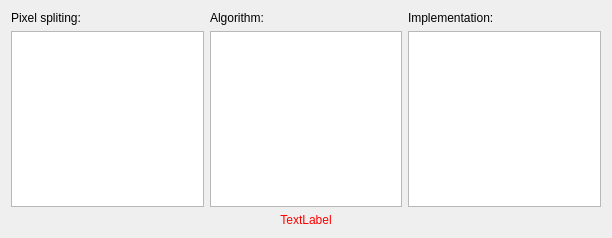
<?xml version="1.0" encoding="UTF-8"?>
<ui version="4.0">
 <class>Form</class>
 <widget class="QWidget" name="Form">
  <property name="geometry">
   <rect>
    <x>0</x>
    <y>0</y>
    <width>612</width>
    <height>238</height>
   </rect>
  </property>
  <property name="windowTitle">
   <string>Form</string>
  </property>
  <layout class="QGridLayout" name="gridLayout">
   <item row="0" column="1">
    <widget class="QLabel" name="label">
     <property name="text">
      <string>Algorithm:</string>
     </property>
    </widget>
   </item>
   <item row="1" column="1">
    <widget class="QListView" name="_algoView">
     <property name="alternatingRowColors">
      <bool>true</bool>
     </property>
    </widget>
   </item>
   <item row="1" column="2">
    <widget class="QListView" name="_implView">
     <property name="alternatingRowColors">
      <bool>true</bool>
     </property>
    </widget>
   </item>
   <item row="0" column="2">
    <widget class="QLabel" name="label_2">
     <property name="text">
      <string>Implementation:</string>
     </property>
    </widget>
   </item>
   <item row="0" column="0">
    <widget class="QLabel" name="label_3">
     <property name="text">
      <string>Pixel spliting:</string>
     </property>
    </widget>
   </item>
   <item row="1" column="0">
    <widget class="QListView" name="_splitView">
     <property name="alternatingRowColors">
      <bool>true</bool>
     </property>
    </widget>
   </item>
   <item row="2" column="0" colspan="3">
    <widget class="QLabel" name="_error">
     <property name="styleSheet">
      <string notr="true">.QLabel { color: red; }</string>
     </property>
     <property name="text">
      <string>TextLabel</string>
     </property>
     <property name="alignment">
      <set>Qt::AlignCenter</set>
     </property>
    </widget>
   </item>
  </layout>
 </widget>
 <tabstops>
  <tabstop>_splitView</tabstop>
  <tabstop>_algoView</tabstop>
  <tabstop>_implView</tabstop>
 </tabstops>
 <resources/>
 <connections/>
</ui>
